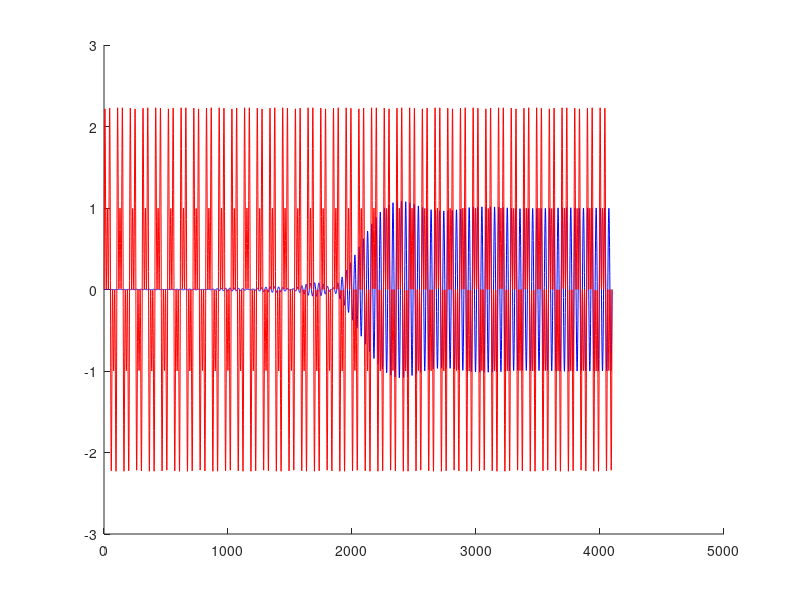

Reproduce this figure in MATLAB. (Note: this script raises an error after producing the figure.)
%% Experiment - 4
% Exercise - 5
clc;
clear;

%% (a) Simulate the signal having frequencies 10Hz, 30Hz and 50Hz.
Fs = 1024;  % Sampling frequency
n_max = 5;
n = 0 : 1/Fs : n_max - 1;  % Discrete time index
s_10 = sin(2 * pi * 10 * n);
s_30 = sin(2 * pi * 30 * n);
s_50 = sin(2 * pi * 50 * n);
x = s_10 + s_30 + s_50;

%% (b) Design suitable FIR filter to select only 30Hz component (Use Hamming window).
w_lp = 2 * pi * 28 / Fs;  % Lower pass band edge frequency
w_ls = 2 * pi * 29 / Fs;  % Lower stop band edge frequency
w_up = 2 * pi * 31 / Fs;  % Upper pass band edge frequency
w_us = 2 * pi * 32 / Fs;  % Upper stop band edge frequency
w_lc = w_ls + (w_lp - w_ls) / 2;  % Lower cutoff frequency
w_uc = w_up + (w_us - w_up) / 2;  % Upper cutoff frequency

k = 4;  % Hamming window
N = ceil((2 * k * pi) / (w_us - w_up));  % Order of filter
win = window(@hamming, N+1);  % Hamming window
NUM = fir1(N, [w_lc / pi, w_uc / pi], 'bandpass', win);  % Numerator coefficients of T[z]
DEN = [1];  % Denominator coefficients of T[z]

[H, W] = freqz(NUM, DEN);

%% (c) Filter the signal using the designed filter.
y = filter(NUM, DEN, x);

figure;
hold on
plot(y, 'b')
plot(x, 'r')
hold off
title('Filter output', "Ashrith 200902016");
xlabel('n'), ylabel('Amplitude'), legend('y', 'x')

%% (d) Plot the spectrum of the input and the filtered signal.

figure;
subplot(211)
hold on
plot(n * Fs / n_max, abs(fft(x)), 'r')
hold off
title('Input Fourier Transform', "Ashrith 200902016");
xlabel('Frequency'), ylabel('Magnitude'), legend('x')

subplot(212)
hold on
plot(n * Fs / n_max, abs(fft(y)), 'b')
hold off
title('Output Fourier Transform', "Ashrith 200902016");
xlabel('Frequency'), ylabel('Magnitude'), legend('y')
